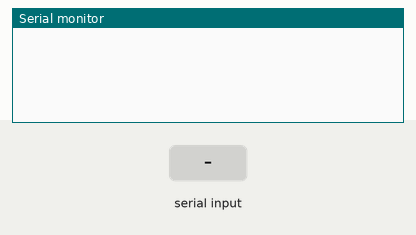
This sketch was run on a simulated Arduino Uno, built with avr-gcc and run on an emulated ATmega328P. On the bench: the last lines printed to the serial monitor. Inputs (shaded band) come from the test bench. EEPROM starts erased.

Above: at 1.2 s.
1.3 s: "read 1\n" received over Serial
At 2.8 s:
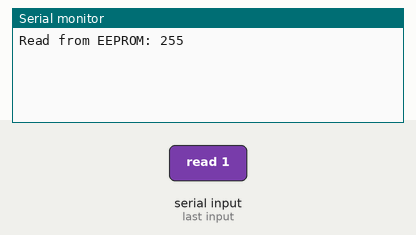
3.8 s: "write 1\n" received over Serial
At 6.0 s:
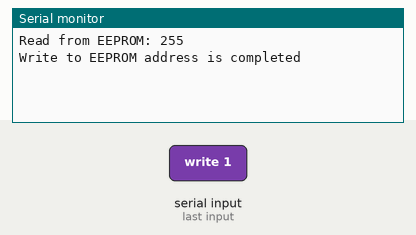
6.3 s: "read" received over Serial
At 7.7 s:
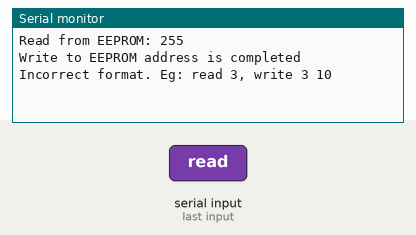

The sketch:

eeprom_test.ino
```cpp
#include <EEPROM.h>
#include <String.h>

String inputStr;
int idx1, idx2, addr, value;
String errMsg = "Incorrect format. Eg: read 3, write 3 10";

void setup() {
  int addr;
  Serial.begin(9600);
}

void loop() {
  if (Serial.available() > 0) {
      inputStr = Serial.readString();   // Example input strings: read 3, write 3 10
      if (inputStr.substring(0,4) == "read") {
        idx1 = inputStr.indexOf(" ");
        if (idx1 == 4) {
          addr = inputStr.substring(5).toInt();
          Serial.print("Read from EEPROM: ");
          Serial.println(EEPROM.read(addr), DEC);

        } else {
                  Serial.println(errMsg);
        }
      } else if (inputStr.substring(0,5) == "write") {
              idx1 = inputStr.indexOf(" ");
              if (idx1 == 5) {
                idx2 = inputStr.indexOf(" ", idx1+1);
                addr = inputStr.substring(idx1+1, idx2).toInt();
                value = inputStr.substring(idx2+1).toInt();
                EEPROM.write(addr, value);
                Serial.println("Write to EEPROM address is completed");
              } else {
                  Serial.println(errMsg);
                }
              } else {
                  Serial.println(errMsg);
              }
  }
}
```

Measured:
- after the input at 1.3 s, the serial monitor: prints a new line after 1.0 s (image 1)
- after the input at 3.8 s, the serial monitor: prints a new line after 1.0 s (image 2)
- after the input at 6.3 s, the serial monitor: prints a new line after 1.0 s (image 3)
